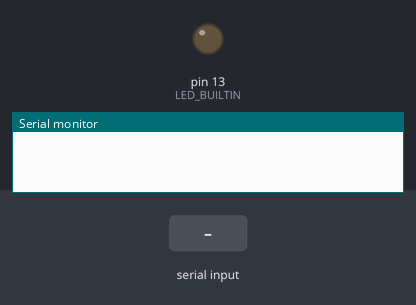
A sketch run on a simulated Arduino Uno, built with avr-gcc and run on an emulated ATmega328P. Shown: output pins drawn as LEDs (lit = HIGH), the last lines printed to the serial monitor. The inputs (shaded band) are chosen by the test bench.

Above: at 1.2 s.
1.3 s: "1" received over Serial
At 4.1 s:
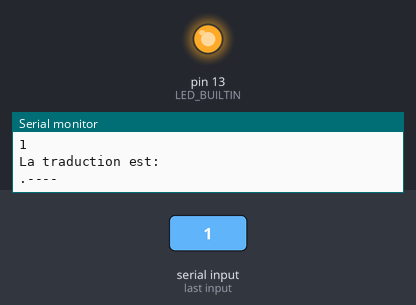
Timing chart, 0 to 10.3 s (numbered marks = the images above; inputs shaded):
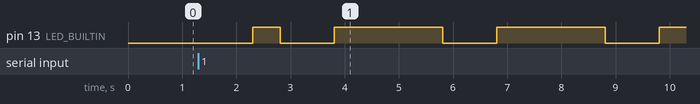

Measured:
- after the input at 1.3 s, pin 13 (LED_BUILTIN): LOW → HIGH after 1.0 s, then repeats every 3.0 s: LOW 1.0 s, HIGH 2.0 s

The sketch:

Arduinocommunication.ino.ino
```cpp
#include "CodeMorse.hpp"   ///Importation des fichiers
#include "Clignotement.hpp"

CodeMorse cm;
Clignotement cl;

void setup() {   ///Téléversement du code pour le clignotement sur la Arduino

  Serial.begin(9600);
  pinMode(LED_BUILTIN, OUTPUT);

}

void loop() {

if (Serial.available()){
      cm.mot = Serial.readString();
      cm.textversmorse();
      //cl.clignotementmillis(cm.morsemot);
      cl.clignotementdelay(cm.morsemot);
}

}
```

Clignotement.cpp
```cpp
#include "Clignotement.hpp"

Clignotement::Clignotement(){};


void Clignotement::LEDHIGH() {   ///Fonction permettant d'allumer la led avec Arduino
  int millisactuel = millis();
  digitalWrite(LED_BUILTIN, HIGH);
}

void Clignotement::LEDLOW() {   ///Fonction permettant d'éteindre la led avec Arduino
  digitalWrite(LED_BUILTIN, LOW);
}

void Clignotement::tempsattente(char y){
  if (y=='.'){
    int tempsattent = 1000;
  }else if (y=='-'){
    int tempsattent = 2000;
  }
}

void Clignotement::clignotementmillis(String x) {   ///Fonction permettant de communiquer un tiret ou un point selon le mot demandé avec Arduino
  millis();
  for (int i = 0; i < x.length();i++) {
    tempsattente(x.charAt(i));
    if (x.charAt(i) == '.') {
      LEDHIGH();
      if ((millis()- millisactuel)>tempsattent){
        LEDLOW();
        int etatactuel = LOW;
        millisactuel = millis();
      }
      if (etatactuel == LOW && (millis()-millisactuel)>500){
        i++;
      }
    }else if (x.charAt(i) == '-'){
      LEDHIGH();
      if ((millis()-millisactuel)>tempsattent){
        LEDLOW();
        int etatactuel = LOW;
        millisactuel = millis();
      }
      if (etatactuel == LOW && (millis()-millisactuel)>500){
        i++;
      }
    }
  }
}

void Clignotement::tiret() {   ///Fonction permettant de communiquer un tiret avec Arduino

  digitalWrite(LED_BUILTIN, HIGH);
  delay(2000);
  digitalWrite(LED_BUILTIN, LOW);
  delay(1000);
}

void Clignotement::point() {   ///Fonction permettant de communiquer un point avec Arduino
  digitalWrite(LED_BUILTIN, HIGH);
  delay(500);
  digitalWrite(LED_BUILTIN, LOW);
  delay(1000);
}

void Clignotement::clignotementdelay(String x) {   ///Fonction permettant de communiquer un tiret ou un point selon le mot demandé avec Arduino
  for (int i = 0; i < x.length(); i++) {
    if (x.charAt(i) == '.') {
      point();
    }else if (x.charAt(i) == '-'){
      tiret();
    }
  }
}
```

Clignotement.hpp
```cpp
#ifndef CLIGNOTEMENT_H
#define CLIGNOTEMENT_H

#include "Arduino.h"

class Clignotement   /// Definition de ma classe Clignotement
{

private:
    String morse;
    int millisactuel;
    int tempsattent;
    int etatactuel;

public:
    Clignotement(String x);
    Clignotement();
    void LEDHIGH();
    void LEDLOW();
    void tempsattente(char y);
    void clignotementmillis(String x);
    void point();
    void tiret();
    void clignotementdelay(String x);
};

#endif
```

CodeMorse.cpp
```cpp
#include "CodeMorse.hpp"

CodeMorse::CodeMorse(){};

void CodeMorse::textversmorse(){  ///fonction permettant de demander un mot et retournant la traduction en Morse
    char text[82] = {'a', 'b', 'c', 'd', 'e', 'f', 'g', 'h', 'i', 'j', 'k', 'l', 'm', 'n', 'o', 'p', 'q', 'r', 's', 't', 'u', 'v', 'w', 'x', 'y', 'z','1','2','3','4','5','6','7','8','9','0','A', 'B', 'C', 'D', 'E', 'F', 'G', 'H', 'I', 'J', 'K', 'L', 'M', 'N', 'O', 'P', 'Q', 'R', 'S', 'T', 'U', 'V', 'W', 'X', 'Y', 'Z'};
    String morse[82] = {".-","-...","-.-.","-..",".","..-","--.","....","..",".---","-.-",".-..","--","-.","---",".--.","--.-",".-.","...","-","..-","...-",".--","-..-","-.--","--..",".----","..---","...--","....-",".....","-....","--...","---..","----.","-----",".-","-...","-.-.","-..",".","..-","--.","....","..",".---","-.-",".-..","--","-.","---",".--.","--.-",".-.","...","-","..-","...-",".--","-..-","-.--","--.."};

    Serial.println("Ecris le mot que tu veux traduire:\n");
    Serial.println(mot);

      Serial.println("La traduction est:\n");

      for (int i = 0; i < mot.length(); ++i){
          for (int j = 0; j < 82; j++){
              if (mot.charAt(i) == text[j]){
                Serial.print(morse[j]);
                morsemot = morsemot + morse[j];
              }
          }
      }

}
```

CodeMorse.hpp
```cpp
#ifndef CODEMORSE_H
#define CODEMORSE_H

#include "Arduino.h"

class CodeMorse{   /// Definition de ma classe Lettre

  private:
    char text = 0;


  public:
    CodeMorse();
    String morsemot;
    String mot;
    String morse;
    void traduction(char text);
    void textversmorse();
};

#endif
```
